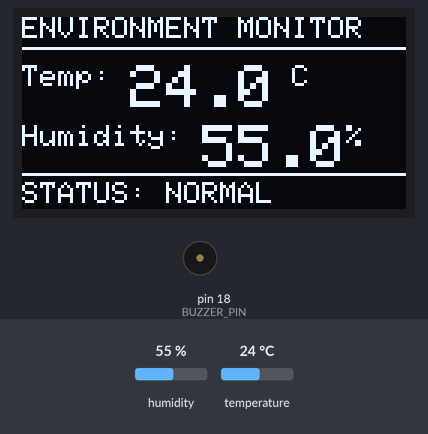
A sketch run on a simulated Arduino Uno, built with avr-gcc and run on an emulated ATmega328P. Shown: 128×64 one-colour display, buzzer (waves = sounding). The test bench sets the inputs (shaded band); at power-on: temperature 24 °C, humidity 55 %.

Above: at 3.2 s.
3.3 s: temperature set to 28 °C
At 4.9 s:
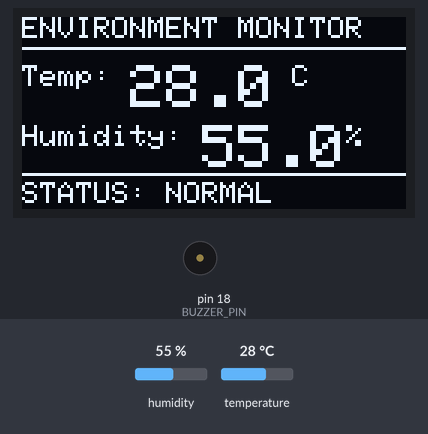
6.0 s: temperature set to 31 °C
At 7.4 s:
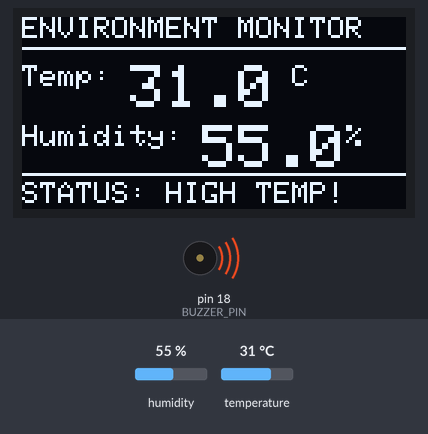
8.7 s: humidity set to 22 %
At 10.8 s:
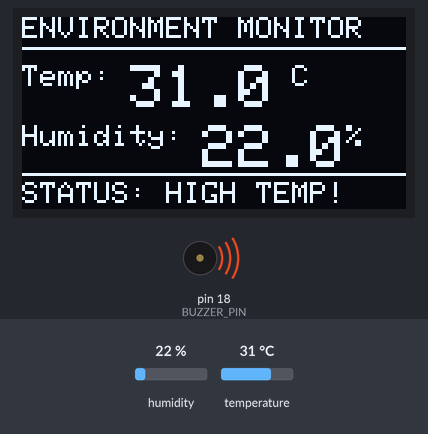
13.1 s: temperature set to 12 °C
At 15.3 s:
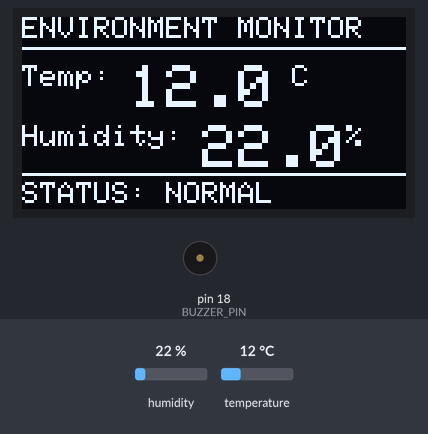
Timing chart, 0 to 16.8 s (numbered marks = the images above; inputs shaded):
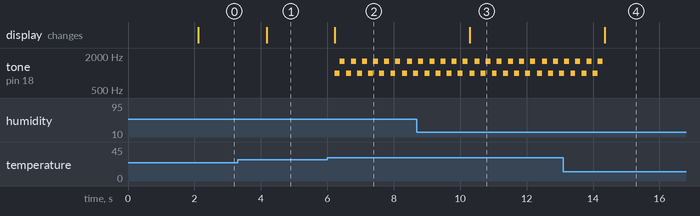

The sketch:

master_monitor.ino
```cpp
#include <Wire.h>
#include <Adafruit_GFX.h>
#include <Adafruit_SSD1306.h>
#include "DHT.h"

#define SCREEN_WIDTH 128
#define SCREEN_HEIGHT 64
#define OLED_RESET -1
Adafruit_SSD1306 display(SCREEN_WIDTH, SCREEN_HEIGHT, &Wire, OLED_RESET);

#define DHTPIN 4
#define DHTTYPE DHT11
DHT dht(DHTPIN, DHTTYPE);

#define BUZZER_PIN 18
#define TEMP_THRESHOLD 30.0

void soundAlarm() {
  tone(BUZZER_PIN, 1000, 150);
  delay(150);
  tone(BUZZER_PIN, 1600, 150);
  delay(150);
}

void setup() {
  Serial.begin(115200);
  pinMode(BUZZER_PIN, OUTPUT);
  dht.begin();

  if (!display.begin(SSD1306_SWITCHCAPVCC, 0x3C)) {
    Serial.println("OLED allocation failed!");
    for (;;);
  }

  display.clearDisplay();
  display.setTextColor(WHITE);
  display.setTextSize(1);
  display.setCursor(10, 25);
  display.println("Initializing System...");
  display.display();
  delay(2000);
}

void loop() {
  float temp = dht.readTemperature();
  float hum = dht.readHumidity();

  display.clearDisplay();

  if (isnan(temp) || isnan(hum)) {
    display.setTextSize(1);
    display.setCursor(0, 20);
    display.println("Sensor Read Error!");
    display.display();
    delay(2000);
    return;
  }

  display.setTextSize(1);
  display.setCursor(0, 0);
  display.println("ENVIRONMENT MONITOR");
  display.drawLine(0, 10, 128, 10, WHITE);

  display.setCursor(0, 16);
  display.print("Temp: ");
  display.setTextSize(2);
  display.print(temp, 1);
  display.setTextSize(1);
  display.println(" C");

  display.setCursor(0, 36);
  display.print("Humidity: ");
  display.setTextSize(2);
  display.print(hum, 1);
  display.setTextSize(1);
  display.println("%");

  display.drawLine(0, 52, 128, 52, WHITE);
  display.setCursor(0, 55);

  if (temp >= TEMP_THRESHOLD) {
    display.print("STATUS: HIGH TEMP!");
    display.display();
    soundAlarm();
  } else {
    display.print("STATUS: NORMAL");
    display.display();
    delay(2000);
  }
}
```

Measured:
- the behaviour switches between 29 and 30 °C on temperature (found by bisection; images 1 and 2)
- after the input at 3.3 s, the display: changes after 0.87 s (image 1)
- after the input at 6.0 s, tone on pin 18 (BUZZER_PIN): silent → 1000 Hz after 0.23 s, then repeats every 0.33 s: 1600 Hz 0.15 s, silent 0.03 s, 1000 Hz 0.15 s; the display: changes after 0.23 s (image 2)
- after the input at 8.7 s, the display: changes after 1.6 s (image 3)
- after the input at 13.1 s, the display: changes after 1.2 s (image 4)
